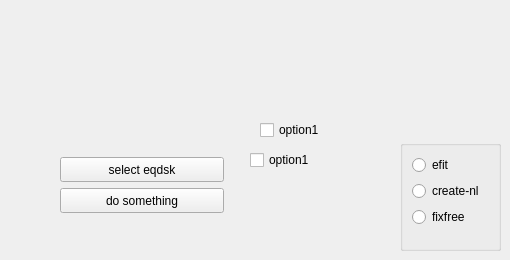
    <widget class="QWidget" name="Eqdsk">
     <attribute name="title">
      <string>EQDSK</string>
     </attribute>
     <widget class="QPushButton" name="selectfile_3">
      <property name="geometry">
       <rect>
        <x>60</x>
        <y>157</y>
        <width>164</width>
        <height>25</height>
       </rect>
      </property>
      <property name="text">
       <string>select eqdsk</string>
      </property>
     </widget>
     <widget class="QPushButton" name="plotbutton_3">
      <property name="geometry">
       <rect>
        <x>60</x>
        <y>188</y>
        <width>164</width>
        <height>25</height>
       </rect>
      </property>
      <property name="text">
       <string>do something</string>
      </property>
     </widget>
     <widget class="QCheckBox" name="savefigure_checkBox_3">
      <property name="geometry">
       <rect>
        <x>260</x>
        <y>120</y>
        <width>96</width>
        <height>20</height>
       </rect>
      </property>
      <property name="text">
       <string>option1</string>
      </property>
     </widget>
     <widget class="QCheckBox" name="savefigure_checkBox_4">
      <property name="geometry">
       <rect>
        <x>250</x>
        <y>150</y>
        <width>96</width>
        <height>20</height>
       </rect>
      </property>
      <property name="text">
       <string>option1</string>
      </property>
     </widget>
     <widget class="QGroupBox" name="groupBox">
      <property name="geometry">
       <rect>
        <x>400</x>
        <y>140</y>
        <width>101</width>
        <height>111</height>
       </rect>
      </property>
      <property name="title">
       <string/>
      </property>
      <layout class="QFormLayout" name="formLayout">
       <item row="0" column="0">
        <widget class="QRadioButton" name="KG1L_radio">
         <property name="toolTip">
          <string extracomment="runs KG1L code for selected pulse and debug level"/>
         </property>
         <property name="whatsThis">
          <string extracomment="runs KG1L code for selected pulse and debug level"/>
         </property>
         <property name="text">
          <string>efit</string>
         </property>
        </widget>
       </item>
       <item row="1" column="0">
        <widget class="QRadioButton" name="KG1H_radio">
         <property name="toolTip">
          <string extracomment="run KG1H code (at the moment is bugged to print to screen!)"/>
         </property>
         <property name="whatsThis">
          <string extracomment="run KG1H code (at the moment is bugged to print to screen!)"/>
         </property>
         <property name="text">
          <string>create-nl</string>
         </property>
        </widget>
       </item>
       <item row="2" column="0">
        <widget class="QRadioButton" name="radioButton">
         <property name="text">
          <string>fixfree</string>
         </property>
        </widget>
       </item>
      </layout>
     </widget>
    </widget>
